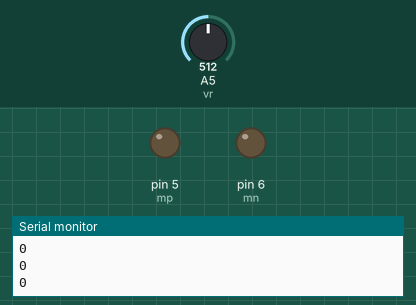
Simulated run of this sketch. Board: Arduino Uno, built with avr-gcc and run on an emulated ATmega328P. Parts: output pins drawn as LEDs (lit = HIGH), the last lines printed to the serial monitor. The inputs (shaded band) are chosen by the test bench; at power-on: A5 (vr) = 512.

Above: at 1.2 s.
1.3 s: A5 (vr) set to 716
At 1.7 s:
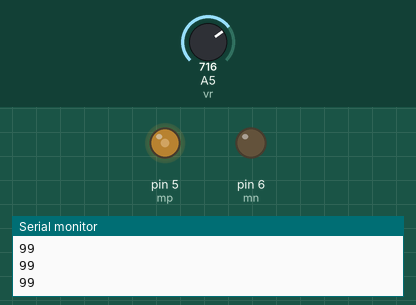
2.8 s: A5 (vr) set to 900
At 4.0 s:
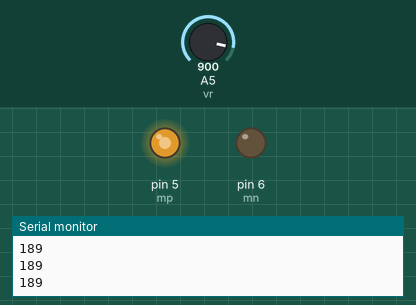
4.3 s: A5 (vr) set to 1023
At 5.3 s:
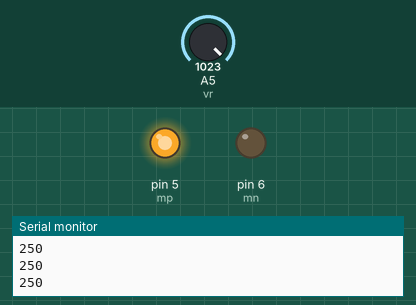
5.8 s: A5 (vr) set to 511
At 6.2 s:
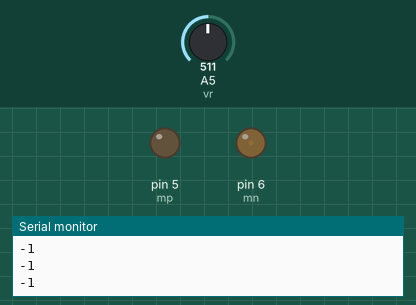
7.3 s: A5 (vr) set to 306
At 8.5 s:
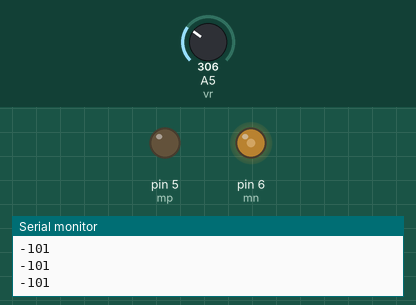
8.8 s: A5 (vr) set to 122
At 9.8 s:
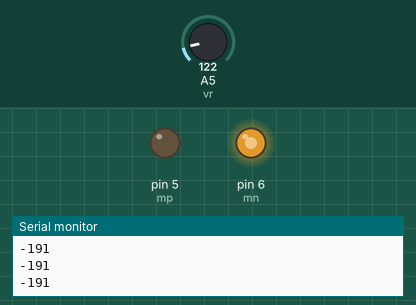
Timing chart, 0 to 11.3 s (numbered marks = the images above; inputs shaded):
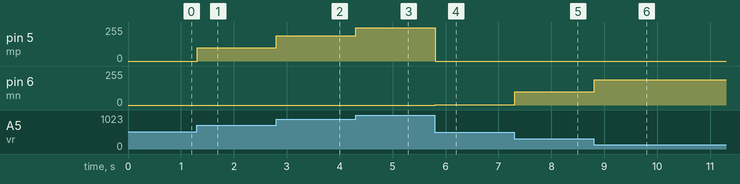

The sketch:

a4s_2023.5.5.ino
```cpp
#define vr A5
#define mp 5 //motor positive
#define mn 6 //motor negative

void setup() {
  // put your setup code here, to run once:
  Serial.begin(9600);
  pinMode(vr,INPUT);
  pinMode(mp,OUTPUT);
  pinMode(mn,OUTPUT);
}

void loop() {
  // put your main code here, to run repeatedly:
   int value = map(analogRead(vr),0,1023,-250,250);
   Serial.println(value);
   if(value>=0){
    analogWrite(mp,abs(value));
    analogWrite(mn,0);
   }else{
    analogWrite(mp,0);
    analogWrite(mn,abs(value));
   }
}
```

Measured:
- after the input at 1.3 s, pin 5 (mp): 0/255 → 99/255 at once
- after the input at 2.8 s, pin 5 (mp): 99/255 → 189/255 at once
- after the input at 4.3 s, pin 5 (mp): 189/255 → 250/255 at once
- after the input at 5.8 s, pin 5 (mp): 250/255 → 0/255 at once; pin 6 (mn): 0/255 → 1/255 at once
- after the input at 7.3 s, pin 6 (mn): 1/255 → 101/255 at once
- after the input at 8.8 s, pin 6 (mn): 101/255 → 191/255 at once
